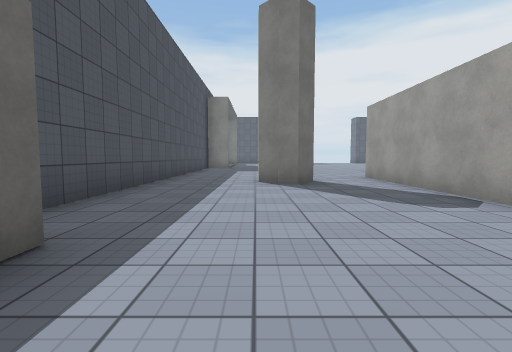
[1] (above)

21 first-person views from a walk through a Unity game level. The camera is 1.2 m above the floor, tilts 4° down and sees 85° across. The floor is counted in squares, 2 m on a side. Each view is taken from the middle of a square. On the plan, view 1 faces up. The plan holds only what a view shows up to about 9 squares ahead; the rest is blank. The player character is not drawn. Surface patterns are stand-ins for the level's own textures.

[2]
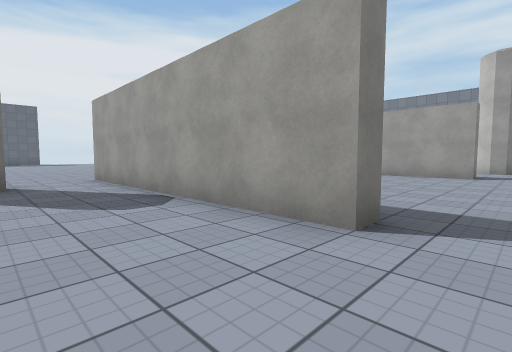

[3]
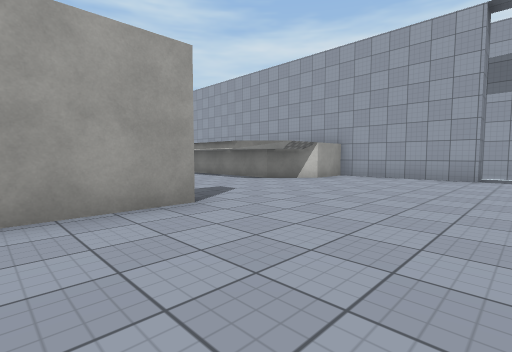

[4]
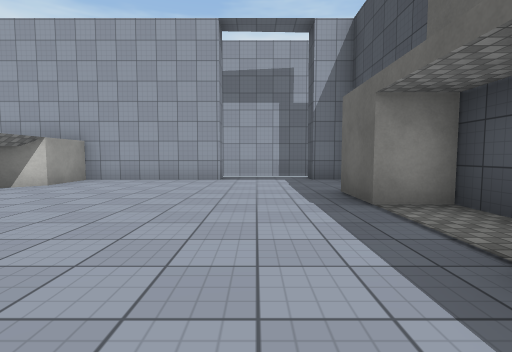

[5]
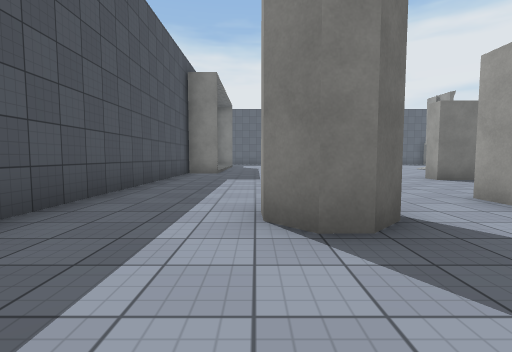

[6]
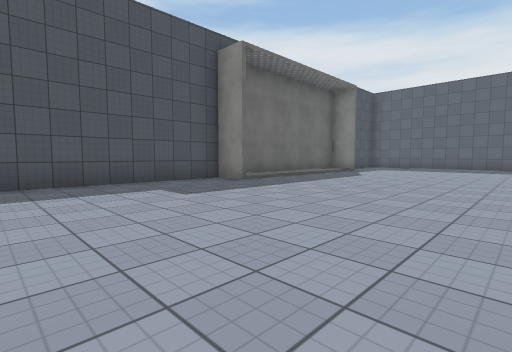

[7]
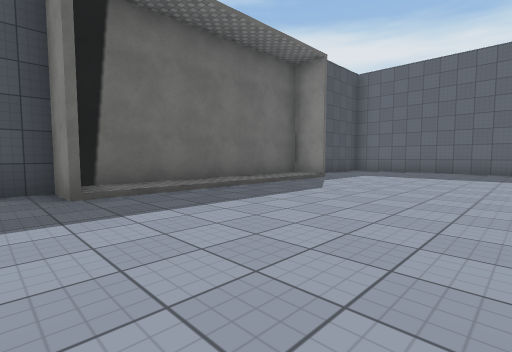

[8]
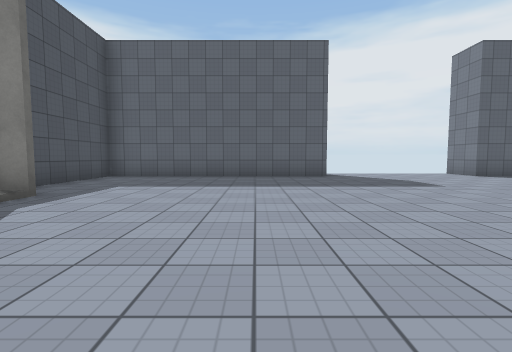

[9]
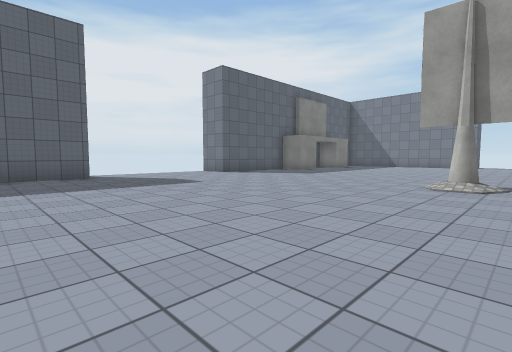

[10]
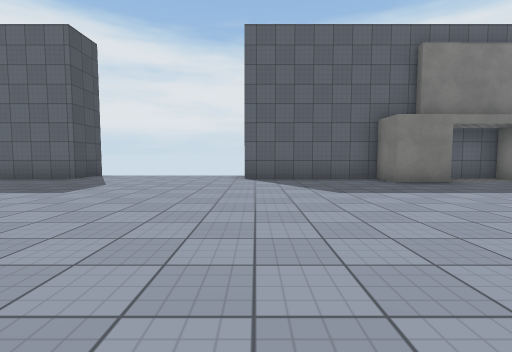

[11]
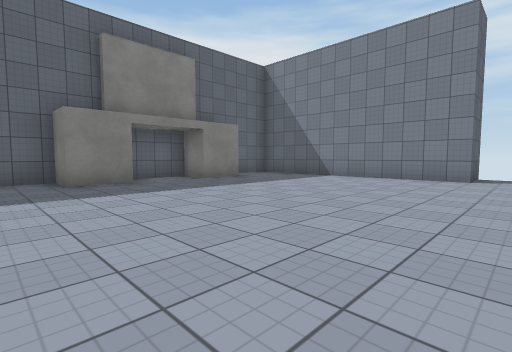

[12]
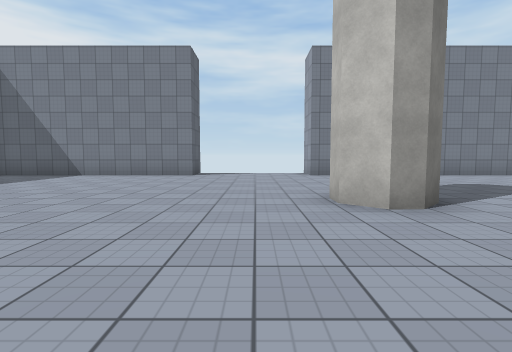

[13]
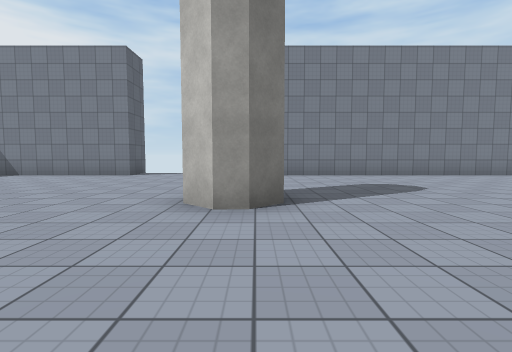

[14]
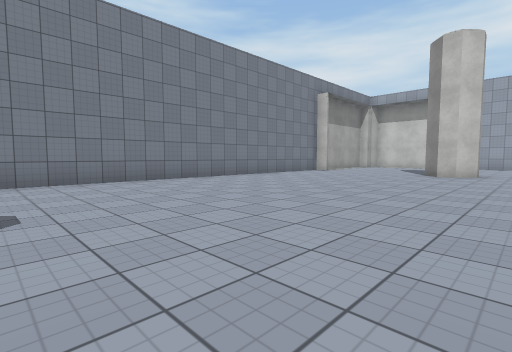

[15]
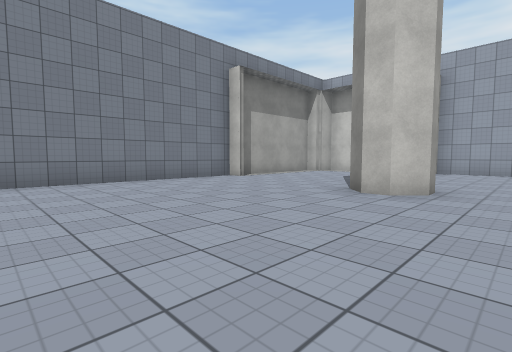

[16]
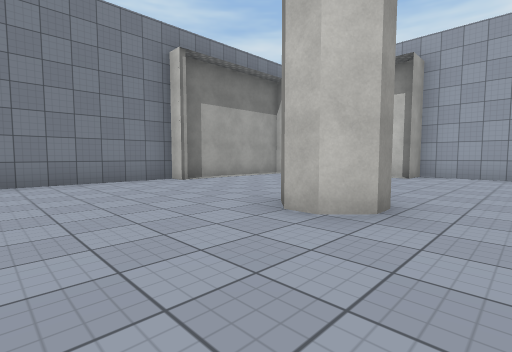

[17]
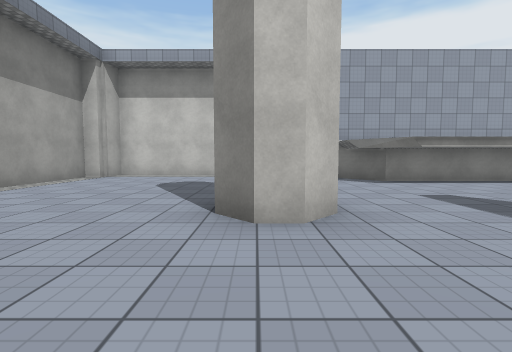

[18]
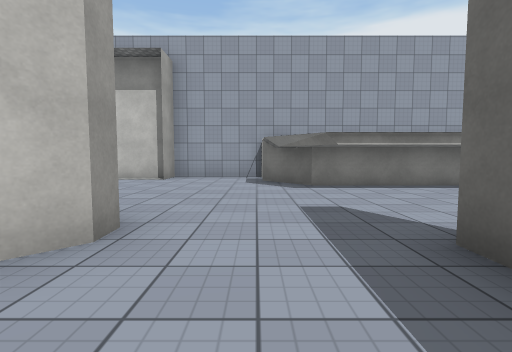

[19]
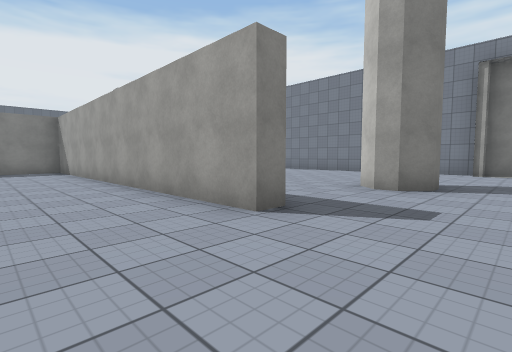

[20]
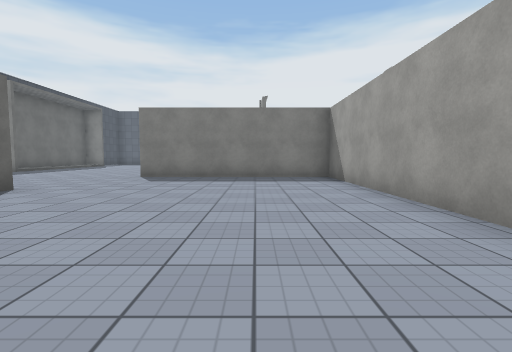

[21]
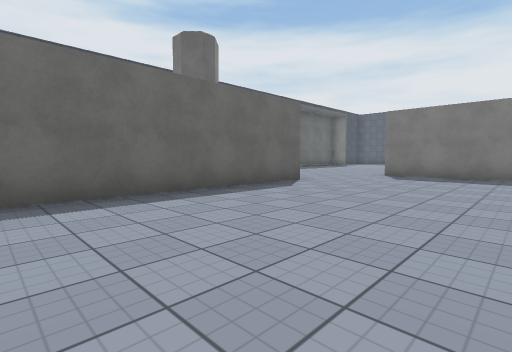

### Floor plan
Points are (right, up) in squares from view 1. A wall is a line through its corners. A room is listed if a view was taken in it or the views show most of it. See-through windows are left out.
Room 1 (views 1, 2, 3, 4, 5, 6, 7, 8, 9, 10, 11, 12, 13, 14, 15, 16, 17, 18, 19, 20, 21)
walls: (3.6, 8.1) (3.6, 2.1); (13.6, 13.6) (13.2, 14.1) (13.1, 14.5) (13.6, 14.9) (14.1, 14.9); (1.4, 6.6) (0.9, 6.1) (0.5, 6.1) (0.1, 6.6) (0.1, 7); (10.6, 1.6) (10.6, 1) (10.1, 1) (10.1, 11.1) (4.6, 11.1) (4.6, 11.8); (3.8, 1) (3.1, 1) (3.1, 8); (-1.2, 13.9) (-2.4, 13.9); (14, 0.2) (13.6, 0.2) (13.2, 0.7) (13.1, 1.1) (13.6, 1.5) (14, 1.5) (14.5, 1); (8.5, -1.7) (10.6, -1.7) (11.5, -2.6); (5.5, -1.7) (7.4, -1.7); (7.8, -2.8) (10.8, -2.8) (11.9, -4); (-1.2, 20.1) (-2.4, 20.1) (-2.4, 3.1); (13.5, 23.4) (12.3, 23.4) (12.3, 24.5) (8.7, 24.5) (8.7, 25.1); (20.2, 18) (18.9, 18) (18.9, 24.2); (18.9, 0.3) (18.9, 14.2); (-2.4, -0.6) (-2.4, -1.4) (-1.4, -1.4) (-1.4, -2.8); (11.8, -5.2) (14.4, -5.2) (14.4, -4.1); (16.8, 23.4) (15.4, 23.4) (15.4, 24.5) (13.9, 24.5); (14.5, -4.8) (18.3, -4.8) (18.4, -4.3); (4.2, 25.9) (4.2, 24.5) (-2.4, 24.5) (-2.4, 21.5); (0.9, -5.9) (0.9, -5.2) (4.3, -5.2) (4.3, -3.8) (5.4, -2.8) (7, -2.8); (18.9, -4) (18.9, 0.1); (18.5, -4.4) (18.5, -4); (-2.2, -5.2) (-1.4, -5.2) (-1.4, -5.9); (-1.6, -6.5) (1, -6.5)

Positions as (right, up) in squares from view 1, and headings:
1: (0, 0), facing up
2: (1, 0), facing up-right
3: (0, 3), facing down-right
4: (0, 2), facing down
5: (0, 4), facing up
6: (4, 9), facing up-left
7: (3, 13), facing up-left
8: (2, 16), facing up
9: (2, 16), facing up-right
10: (9, 17), facing up
11: (11, 17), facing up-right
12: (10, 16), facing right
13: (10, 14), facing right
14: (12, 11), facing down-right
15: (12, 6), facing down-right
16: (12, 4), facing down-right
17: (14, 4), facing down
18: (12, 3), facing down
19: (8, -1), facing up-right
20: (8, 3), facing up
21: (8, 2), facing up-left
